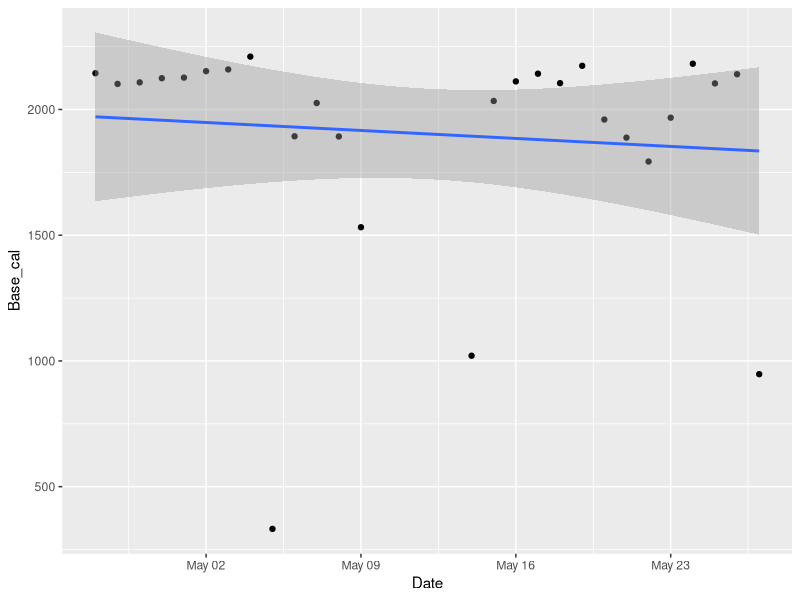
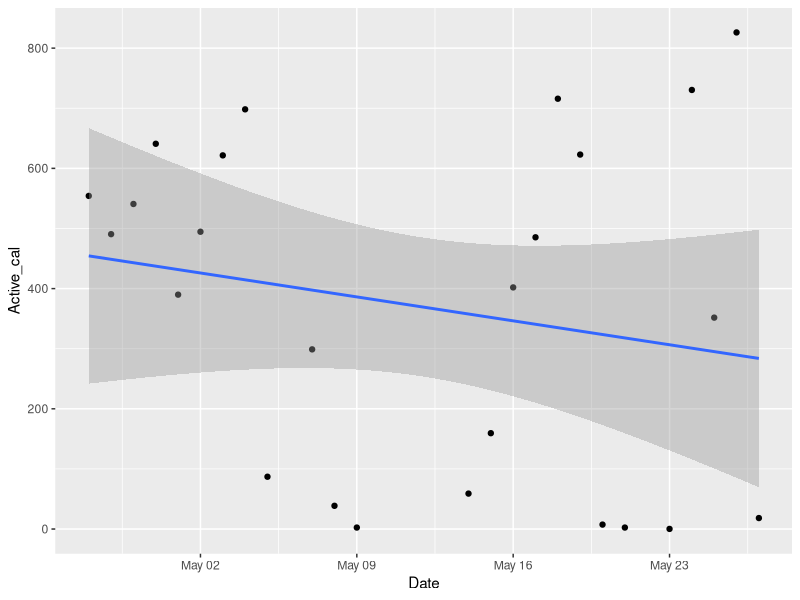
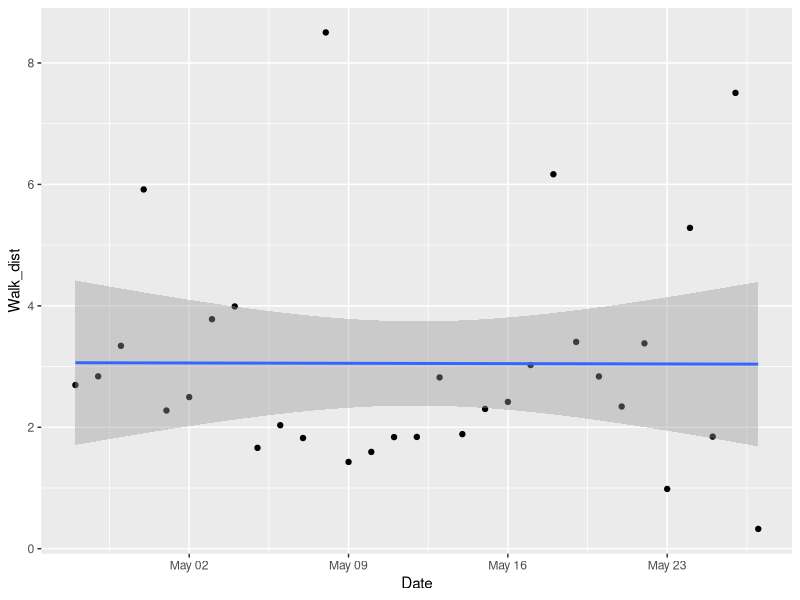
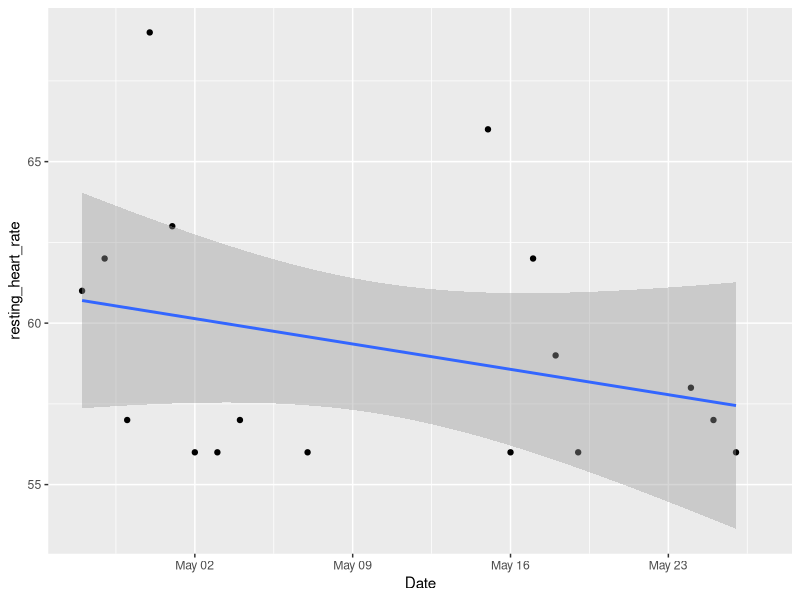
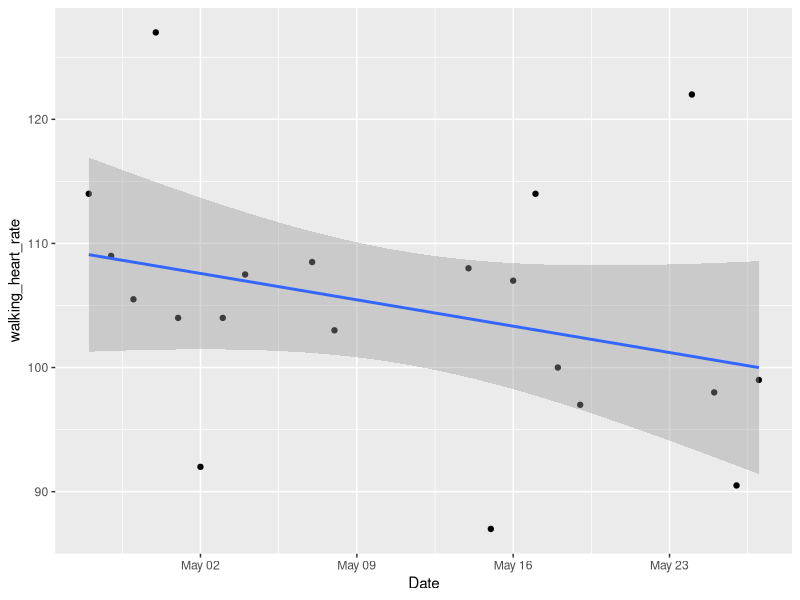

Recreate these plots in R, in order.
## ---- chunk 1
knitr::opts_chunk$set(collapse=TRUE, prompt=TRUE,comment=NULL,message=FALSE, include=TRUE, fig.height = 4, fig.width = 6)
## ---- chunk 2
library(dplyr)
apple_data <- read.csv('data/apple_daily.csv')
apple_data <- apple_data %>% 
  select("Date", "Active.energy.burned.Cal.", "Basal.energy.burned.Cal.", "Distance.walking...running.mi.", "Resting.heart.rate.count.min.", "Walking.heart.rate.average.count.min.") %>% 
  mutate(Date=as.Date(Date)) %>% 
  rename(Active_cal = Active.energy.burned.Cal., Base_cal = Basal.energy.burned.Cal., Walk_dist = Distance.walking...running.mi., resting_heart_rate = Resting.heart.rate.count.min., walking_heart_rate = Walking.heart.rate.average.count.min.)
head(apple_data)
## ---- chunk 3
library(ggplot2)
ggplot(apple_data, aes(x=Date, y=Base_cal)) + geom_point() + geom_smooth(method = lm)
## ---- chunk 4
ggplot(apple_data, aes(x=Date, y=Active_cal)) + geom_point() + geom_smooth(method = lm)
## ---- chunk 5
ggplot(apple_data, aes(x=Date, y=Walk_dist)) + geom_point() + geom_smooth(method = lm)
## ---- chunk 6
ggplot(apple_data, aes(x=Date, y=resting_heart_rate)) + geom_point() + geom_smooth(method = lm)
## ---- chunk 7
ggplot(apple_data, aes(x=Date, y=walking_heart_rate)) + geom_point() + geom_smooth(method = lm)
